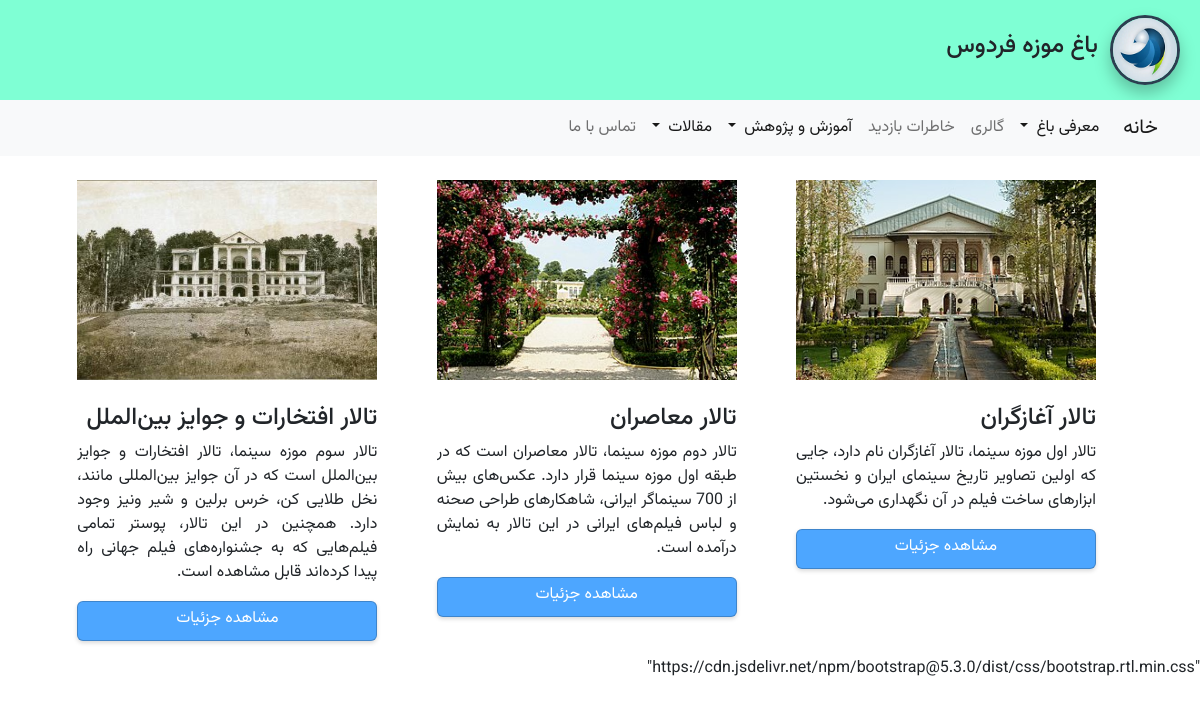
The page /places/section/ on the database its author committed.
### apps/places/models.py (models this page shows, shortened)
class Place(models.Model):
    title = models.CharField(max_length=100 , verbose_name='نام مکان')
    description = models.TextField(verbose_name='توضیحات' , default='description')
    image = models.ImageField(upload_to='images/places/', verbose_name='تصویر')
    visiting_day = models.CharField(max_length=100,verbose_name='روزهای بازدید')
    visiting_hour = models.CharField(max_length=100 , verbose_name='ساعت بازدید')
    ruls = models.TextField(verbose_name='قوانین')
    register_date = models.DateTimeField(default=timezone.now,verbose_name='تاریخ و زمان ثبت')
    class Meta:
        verbose_name = 'مکان'
        verbose_name_plural = 'مکان ها'
        db_table = 't_Places'

### apps/places/views.py (the view)
# urls.py: path('section/',views.section_list , name='section'),
def section_list(request):
    sections = Place.objects.all()
    context = {
        'section':sections
    }
    return render (request , 'place_app/section.html', context)

### apps/main/views.py (called while the page is built)
def media_admin(request):
    return {'media_url':settings.MEDIA_URL,}

### templates/place_app/section.html (shortened to what this page needs)
{% extends 'base.html' %}
{% block content %}
  <div class="row" style="margin-right: 50px;  text-align: justify;">
        {% for place in section %}
      <div class="col-sm-6 col-sm-4 col-lg-4">
          <div class="thumbanil">
            <img src="{{media_url}}/{{place.image}}" alt="" class="img-300">
          </div>
          <br>
          <div class="caption">
            <h4>{{place.title}}</h4>
            <p class="description">{{place.description}}</p>
            <p>
              <a href="{% url 'places:section_detail' id=place.id %}" class="btn1">مشاهده جزئیات</a>
            </p>
          </div>
      </div>
    {% endfor %}
  </div>
{% endblock content %}

### static/css/style.css (style rules this page uses)
.body { direction: rtl; font-family: Vazirmatn; font-weight: 400; }
.img-300 { width: 300px; height: 200px; }
.description { max-height: 200px; max-width: 300px; overflow: hidden; }
.btn1 { display: inline-block; width: 300px; height: 40px; text-align: center; padding: 5px; background-color: #4da6ff; color: #fff; text-decoration: none; border: 1px solid rgba(0,0,0,.2); border-radius: 6px; box-shadow: 0 2px 4px rgba(0,0,0,.15); }

### rows shown on the page
Place: image (picture), title "تالار آغازگران", description "تالار اول موزه سینما، تالار آغازگران نام دارد، جایی که اولین تصاویر تاریخ سینمای ایران و نخستین ابزارهای ساخت فیلم در آن نگهداری می‌شود."
Place: image (picture), title "تالار معاصران", description "تالار دوم موزه سینما، تالار معاصران است که در طبقه اول موزه سینما قرار دارد. عکس‌های بیش از 700 سینماگر ایرانی، شاهکارهای طراحی صحنه و لباس فیلم‌های ایرانی در این تالار به نمایش درآمده‌ است."
Place: image (picture), title "تالار افتخارات و جوایز بین‌الملل", description "تالار سوم موزه سینما، تالار افتخارات و جوایز بین‌الملل است که در آن جوایز بین‌المللی مانند، نخل طلایی کن، خرس برلین و شیر ونیز وجود دارد. همچنین در این تالار، پوستر تمامی فیلم‌هایی که به جشنواره‌های فیلم جهانی راه پیدا کرده‌اند قابل مشاهده است."
